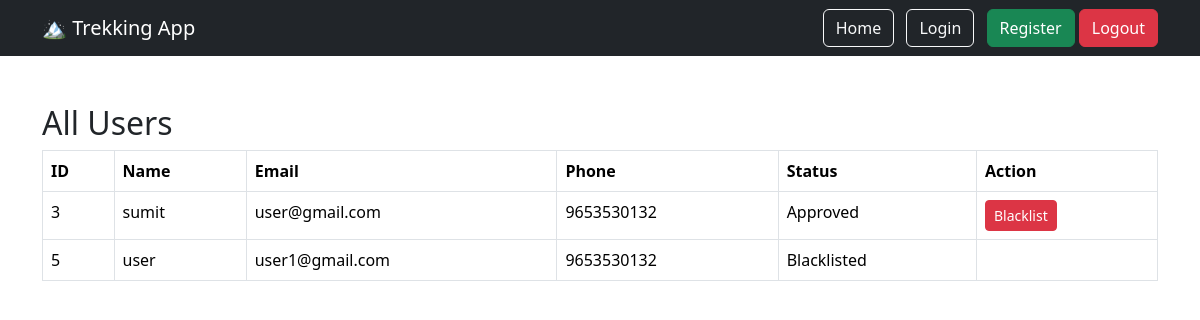
Screenshot of /admin/users with the database file from the repository.
### models/user.py (models this page shows)
class User(UserMixin, db.Model):
    __tablename__ = "users"
    id = db.Column(db.Integer, primary_key=True)
    name = db.Column(db.String(100), nullable=False)
    email = db.Column(db.String(120), unique=True, nullable=False)
    password = db.Column(db.String(255), nullable=False)
    phone = db.Column(db.String(15))
    role = db.Column(db.String(20), nullable=False)
    status = db.Column(db.String(20), default="Pending")
    created_at = db.Column(db.DateTime, default=datetime.utcnow)

### routes/admin.py (the view)
@admin.route("/admin/users")
def view_users():
    users = User.query.filter_by(role="User").all()
    return render_template(
        "admin/users.html",
        users=users
    )

### templates/admin/users.html
{% extends "base.html" %}
{% block content %}
<h2>All Users</h2>
<table class="table table-bordered">
    <thead>
        <tr>
            <th>ID</th>
            <th>Name</th>
            <th>Email</th>
            <th>Phone</th>
            <th>Status</th>
            <th>Action</th>
        </tr>
    </thead>
    <tbody>
        {% for user in users %}
        <tr>
            <td>{{ user.id }}</td>
            <td>{{ user.name }}</td>
            <td>{{ user.email }}</td>
            <td>{{ user.phone }}</td>
            <td>{{ user.status }}</td>
            <td> {% if user.status=="Approved" %}
                <a href="/admin/blacklist_user/{{ user.id }}" class="btn btn-danger btn-sm"> Blacklist </a>
                {% endif %}
            </td>
        </tr>
        {% endfor %}
    </tbody>
</table>
{% endblock %}

### rows the page displays
User: id "3", name "sumit", email "user@gmail.com", phone "9653530132", status "Approved"
User: id "5", name "user", email "user1@gmail.com", phone "9653530132", status "Blacklisted"
